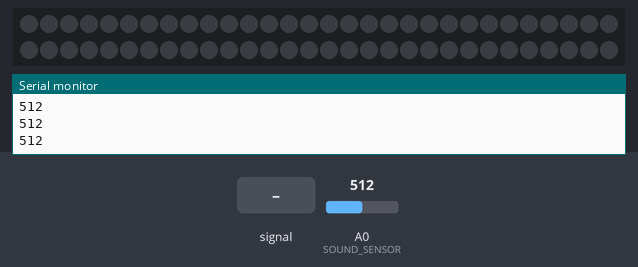
This sketch was run on a simulated Arduino Uno, built with avr-gcc and run on an emulated ATmega328P. Shown: 60 RGB LEDs in strip order, left to right, continuing on the next row, the last lines printed to the serial monitor. The test bench sets the inputs (shaded band); at power-on: A0 (SOUND_SENSOR) = 512.

Above: at 1.2 s.
1.3 s: A0 (SOUND_SENSOR) fed a 200 Hz sine of ±255 counts around its level
At 2.25 s:
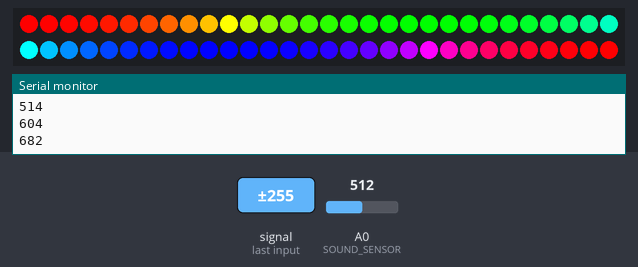
At 2.94 s:
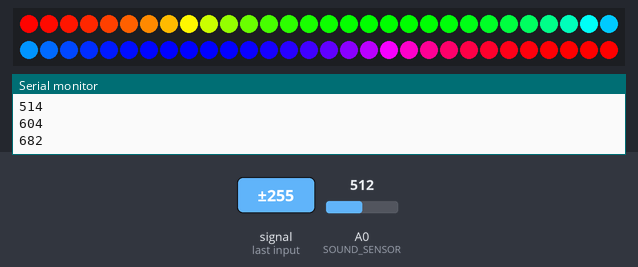

Measured:
- after the input at 1.3 s, the LEDs: change after 0.94 s (image 1)

The sketch:

claplight.ino
```cpp
#define SOUND_SENSOR A0
#define LED_PIN 6
#define NUM_LEDS 60

#include <Adafruit_NeoPixel.h>
Adafruit_NeoPixel strip(NUM_LEDS, LED_PIN, NEO_GRB + NEO_KHZ800);

int soundThreshold = 650;
bool ledState = false;
unsigned long lastClapTime = 0;
const int clapDelay = 500; // Minimum time between claps (ms)
int clapCount = 0;

void setup() {
    Serial.begin(9600);
    pinMode(SOUND_SENSOR, INPUT);
    strip.begin();
    strip.show();
}

void loop() {
    int soundLevel = analogRead(SOUND_SENSOR);
    Serial.println(soundLevel);

    if (soundLevel > soundThreshold) {
        if (millis() - lastClapTime > clapDelay) {
            clapCount++;
            lastClapTime = millis();
        }
    }

    if (clapCount == 2) {
        ledState = !ledState;
        if (ledState) {
            rainbowEffect(10); // Turn ON effect
        } else {
            strip.clear();  // Turn OFF all LEDs
            strip.show();
        }
        clapCount = 0; // Reset clap count
    }

    delay(50); // Small delay to reduce sensor noise
}

void rainbowEffect(int wait) {
    for (long firstPixelHue = 0; firstPixelHue < 65536; firstPixelHue += 256) {
        if (!ledState) return; // Stop effect if LED is turned off
        strip.rainbow(firstPixelHue);
        strip.show();
        delay(wait);
    }
}
```
